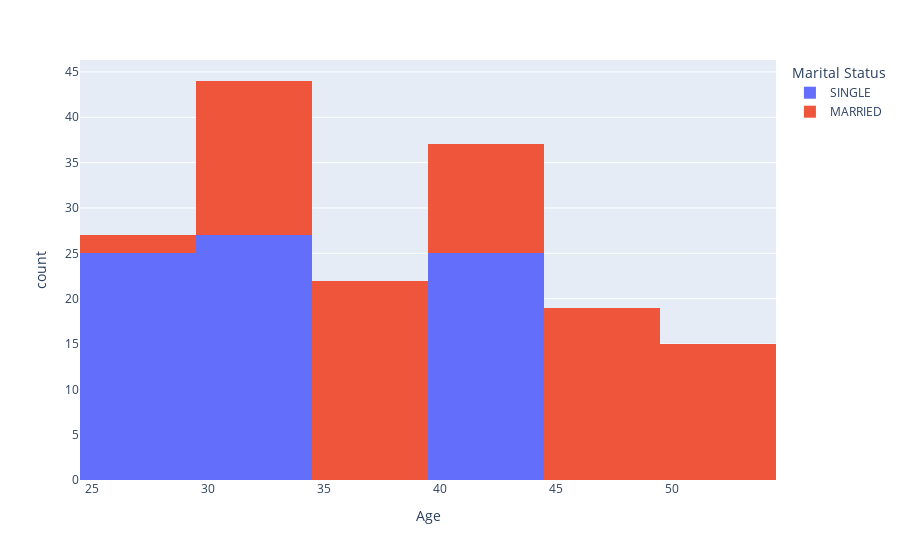

The notebook cell saved with this chart:
### Markdown cell above
# Idade x status civil
Resposta: Após a análise do gráfico, fica mais evidente que pessoas mais velhas (Acima dos 45 anos) tem mais chance de estaram casadas. No caso do nossos clientes, 100% dos nossos clientes acima dos 45 anos se encontram casados. Já antes dos 30, é um pouco mais distribuido, no caso, apesar de ter mais clientes casados, ainda tem muitos clientes solteiros.

### Code cell
# Plotando um gráfico, escolhi fazer um histograma para essa situação.

fig = px.histogram(df, x="Age", color="Marital Status")
fig.show()

### Figure 1 — Plotly figure (JSON) as saved in the notebook; plotly's stock layout.template omitted (floating-point values rounded to 4 significant figures)
{"data": [{"bingroup": "x", "hovertemplate": "Marital Status=SINGLE<br>Age=%{x}<br>count=%{y}<extra></extra>", "legendgroup": "SINGLE", "marker": {"color": "#636efa", "pattern": {"shape": ""}}, "name": "SINGLE", "orientation": "v", "showlegend": true, "type": "histogram", "x": [25.0, 40.0, 26.0, 31.0, 42.0, 33.0, 33.0, 42.0, 33.0, 33.0, 43.0, 29.0, 34.0, 44.0, 25.0, 40.0, 26.0, 31.0, 41.0, 27.0, 32.0, 42.0, 28.0, 33.0, 43.0, 29.0, 34.0, 44.0, 25.0, 25.0, 40.0, 26.0, 31.0, 41.0, 27.0, 32.0, 42.0, 28.0, 33.0, 42.0, 33.0, 33.0, 42.0, 33.0, 25.0, 40.0, 26.0, 31.0, 41.0, 27.0, 32.0, 42.0, 28.0, 33.0, 43.0, 29.0, 34.0, 44.0, 25.0, 25.0, 28.0, 31.0, 32.0, 25.0, 40.0, 26.0, 31.0, 42.0, 33.0, 33.0, 42.0, 28.0, 33.0, 43.0, 29.0, 34.0, 44.0], "xaxis": "x", "yaxis": "y"}, {"bingroup": "x", "hovertemplate": "Marital Status=MARRIED<br>Age=%{x}<br>count=%{y}<extra></extra>", "legendgroup": "MARRIED", "marker": {"color": "#EF553B", "pattern": {"shape": ""}}, "name": "MARRIED", "orientation": "v", "showlegend": true, "type": "histogram", "x": [30.0, 35.0, 45.0, 50.0, 33.0, 42.0, 42.0, 33.0, 42.0, 42.0, 33.0, 48.0, 53.0, 39.0, 49.0, 30.0, 35.0, 45.0, 50.0, 36.0, 46.0, 51.0, 37.0, 47.0, 52.0, 38.0, 48.0, 53.0, 39.0, 49.0, 30.0, 35.0, 30.0, 35.0, 45.0, 50.0, 36.0, 46.0, 51.0, 37.0, 47.0, 52.0, 33.0, 42.0, 42.0, 33.0, 33.0, 42.0, 42.0, 30.0, 35.0, 45.0, 50.0, 36.0, 46.0, 51.0, 37.0, 47.0, 52.0, 38.0, 48.0, 53.0, 39.0, 49.0, 30.0, 35.0, 30.0, 35.0, 33.0, 26.0, 29.0, 34.0, 30.0, 35.0, 45.0, 50.0, 36.0, 42.0, 42.0, 33.0, 42.0, 42.0, 38.0, 48.0, 53.0, 39.0, 49.0], "xaxis": "x", "yaxis": "y"}], "layout": {"barmode": "relative", "legend": {"title": {"text": "Marital Status"}, "tracegroupgap": 0}, "margin": {"t": 60}, "xaxis": {"anchor": "y", "domain": [0, 1], "title": {"text": "Age"}}, "yaxis": {"anchor": "x", "domain": [0, 1], "title": {"text": "count"}}}}
